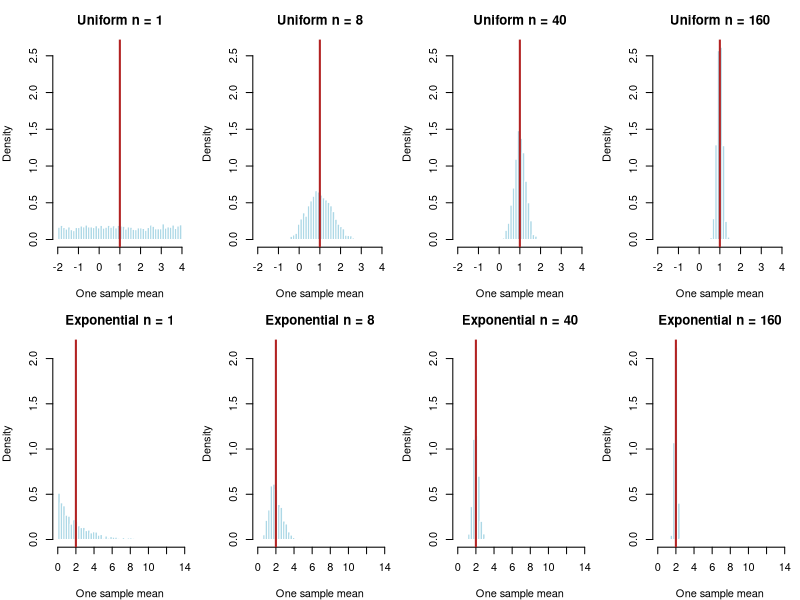

Recreate this plot in R.
#!/usr/bin/env Rscript
# Original companion examples: Statistical Computing and Empirical Methods (SCEM), Week 2 topics.
# Not an official assignment, answer sheet, or university-endorsed resource.
# Run: Rscript examples.R
# No packages are installed automatically. Base-R sections work without packages.

cat("\n1. Indexing / 索引\n")
x <- c(3, 7, 11, 15)
print(x[1])
print(x[-1])
print(x[0])
print(x[x >= 10])
stopifnot(identical(x[1], 3), identical(x[-1], c(7, 11, 15)),
          length(x[0]) == 0L, identical(x[x >= 10], c(11, 15)))
small <- data.frame(name = c("A", "B", "C"), score = c(4, NA, 8))
stopifnot(identical(small[, "score"], small$score))
cat("Indexing self-checks passed.\n")

cat("\n2. Summaries and missing values / 统计量与缺失值\n")
z <- c(2, 4, 6, 8)
print(c(mean = mean(z), variance = var(z), sd = sd(z),
        q75 = unname(quantile(z, 0.75, type = 7))))
stopifnot(mean(z) == 5, isTRUE(all.equal(var(z), 20 / 3)),
          isTRUE(all.equal(sd(z)^2, var(z))),
          unname(quantile(z, 0.75, type = 7)) == 6.5,
          is.na(mean(small$score)), mean(small$score, na.rm = TRUE) == 6)
# R var() uses denominator n-1. quantile(type=7) interpolates by default.
cat("Summary self-checks passed.\n")

cat("\n3. Bayes: fictional screening / 贝叶斯：虚构检测例子\n")
bayes_positive_demo <- function(prevalence, sensitivity, specificity) {
  p <- c(prevalence, sensitivity, specificity)
  if (length(prevalence) != 1L || length(sensitivity) != 1L ||
      length(specificity) != 1L || any(!is.finite(p)) ||
      any(p < 0 | p > 1)) stop("Provide three finite probabilities in [0,1].")
  denominator <- sensitivity * prevalence +
    (1 - specificity) * (1 - prevalence)
  if (denominator == 0) stop("P(positive)=0: conditional probability undefined.")
  sensitivity * prevalence / denominator
}
prevalence <- 0.03
sensitivity <- 0.90
specificity <- 0.96
theory <- bayes_positive_demo(prevalence, sensitivity, specificity)
stopifnot(isTRUE(all.equal(theory, 135 / 329)))
cat(sprintf("Theoretical P(condition | positive): %.6f\n", theory))
set.seed(20261002)
people <- 100000L
condition <- rbinom(people, size = 1L, prob = prevalence) == 1L
positive_probability <- ifelse(condition, sensitivity, 1 - specificity)
positive <- rbinom(people, size = 1L, prob = positive_probability) == 1L
stopifnot(sum(positive) > 0L)
simulation <- mean(condition[positive])
mc_se <- sqrt(theory * (1 - theory) / sum(positive))
print(c(theory = theory, simulation = simulation,
        positive_count = sum(positive), approximate_MC_SE = mc_se))
cat("Monte Carlo estimates fluctuate; exact equality is not expected.\n")
# This is a mathematical example, not medical advice or a real test specification.

cat("\n4. Sampling distributions and CLT / 抽样分布与中心极限定理\n")
set.seed(4102)
replications <- 2000L
sample_sizes <- c(1L, 8L, 40L, 160L)
draw_means <- function(generator, n, repetitions = replications) {
  # Each column is a fresh independent sample; no cumulative/prefix samples.
  colMeans(matrix(generator(n * repetitions), nrow = n, ncol = repetitions))
}
uniform_means <- lapply(sample_sizes, function(n)
  draw_means(function(k) runif(k, min = -2, max = 4), n))
exponential_means <- lapply(sample_sizes, function(n)
  draw_means(function(k) rexp(k, rate = 0.5), n))

describe_means <- function(values, population_mean, population_variance) {
  data.frame(n = sample_sizes,
             observed_mean = vapply(values, mean, numeric(1)),
             observed_SD = vapply(values, sd, numeric(1)),
             theoretical_mean = population_mean,
             theoretical_SD = sqrt(population_variance / sample_sizes))
}
cat("Uniform(-2,4): population mean 1; variance 3\n")
print(describe_means(uniform_means, 1, 3))
cat("Exponential(rate=0.5): population mean 2; variance 4\n")
print(describe_means(exponential_means, 2, 4))

plot_family <- function(values, label, expected_mean) {
  # Shared breaks AND shared x/y limits make widths directly comparable.
  shared_breaks <- seq(min(unlist(values)) - 1e-8,
                       max(unlist(values)) + 1e-8, length.out = 51L)
  hs <- lapply(values, hist, breaks = shared_breaks, plot = FALSE)
  shared_ylim <- c(0, max(vapply(hs, function(h) max(h$density), numeric(1))))
  for (i in seq_along(values)) {
    plot(hs[[i]], freq = FALSE, xlim = range(shared_breaks), ylim = shared_ylim,
         main = paste(label, "n =", sample_sizes[i]),
         xlab = "One sample mean", col = "lightblue", border = "white")
    abline(v = expected_mean, col = "firebrick", lwd = 2)
  }
}
# Save to the current working directory; avoids an interactive plotting device.
pdf("sampling-distributions.pdf", width = 12, height = 7)
par(mfrow = c(2, 4), mar = c(4, 4, 3, 1))
plot_family(uniform_means, "Uniform", 1)
plot_family(exponential_means, "Exponential", 2)
invisible(dev.off())
cat("Wrote sampling-distributions.pdf in the working directory.\n")
cat("Normal-looking means do not imply normal-looking original observations.\n")

cat("\n5. Optional penguin data manipulation / 可选企鹅数据整理\n")
required <- c("palmerpenguins", "dplyr")
available <- vapply(required, requireNamespace, logical(1), quietly = TRUE)
if (!all(available)) {
  cat("Skipped optional penguin examples. Missing packages:",
      paste(required[!available], collapse = ", "), "\n")
  cat('If permitted in your own R environment, run install.packages(c("palmerpenguins", "dplyr")).\n')
  cat("All preceding base-R examples remain available; no installation was attempted.\n")
} else {
  penguins <- palmerpenguins::penguins
  # select chooses columns; filter chooses rows.
  chosen <- dplyr::select(penguins, species, island, flipper_length_mm, body_mass_g)
  on_dream <- dplyr::filter(chosen, island == "Dream", !is.na(flipper_length_mm))
  converted <- dplyr::mutate(on_dream, body_mass_kg = body_mass_g / 1000)
  ordered <- dplyr::arrange(converted, dplyr::desc(flipper_length_mm))
  print(head(ordered, 6))
  grouped <- dplyr::group_by(penguins, island, species)
  summary_by_group <- dplyr::summarise(grouped,
    rows = dplyr::n(), observed_mass = sum(!is.na(body_mass_g)),
    mean_mass_g = mean(body_mass_g, na.rm = TRUE), .groups = "drop")
  print(summary_by_group)
  stopifnot(ncol(chosen) == 4L, all(on_dream$island == "Dream"),
            sum(summary_by_group$rows) == nrow(penguins))

  # Treat observed masses as a finite empirical population for this demonstration.
  # Replacement makes these independent draws from that empirical distribution.
  masses <- penguins$body_mass_g[!is.na(penguins$body_mass_g)]
  set.seed(5202)
  sample_mean <- function(n) mean(sample(masses, size = n, replace = TRUE))
  empirical_means <- lapply(c(12L, 72L), function(n)
    replicate(2000L, sample_mean(n)))
  empirical_population_sd <- sqrt(mean((masses - mean(masses))^2))
  print(data.frame(n = c(12L, 72L),
    mean_of_means = vapply(empirical_means, mean, numeric(1)),
    SD_of_means = vapply(empirical_means, sd, numeric(1)),
    expected_SD = empirical_population_sd / sqrt(c(12, 72))))
  cat("This empirical resampling exercise is not proof about all wild penguins.\n")
  if (requireNamespace("purrr", quietly = TRUE)) {
    set.seed(6202)
    via_purrr <- purrr::map_dbl(seq_len(100L), function(i) sample_mean(12L))
    stopifnot(length(via_purrr) == 100L, all(is.finite(via_purrr)))
    cat("Optional purrr::map_dbl example completed.\n")
  } else {
    cat("purrr unavailable: optional map_dbl example skipped; replicate() already demonstrates repetition.\n")
  }
}
cat("\nFinished examples. Review concepts, not just whether code runs.\n")
